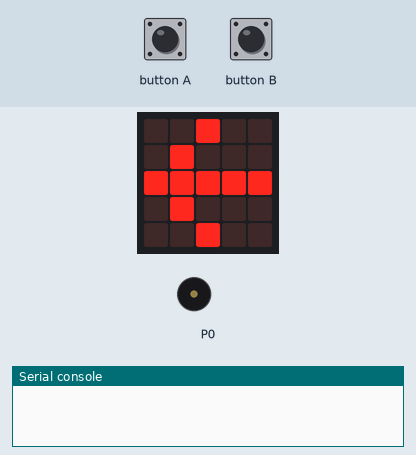
Bench run of a program on a simulated BBC micro:bit (MakeCode). On the bench: the board's 5×5 LED display, buzzer (waves = sounding), the last lines printed to the serial console. The inputs (shaded band) are chosen by the test bench. Random numbers come from a fixed seed.

Above: at 1.8 s.
1.9 s: button A pressed for 0.15 s
At 2.9 s:
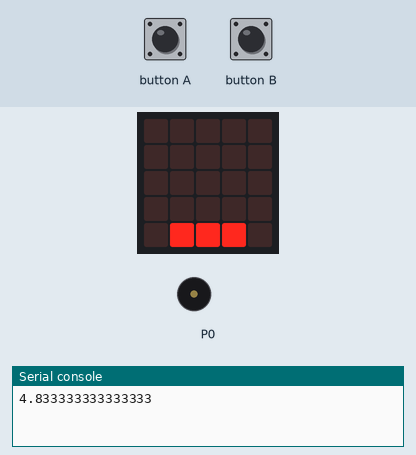
5.0 s: button B pressed for 0.15 s
8.1 s: button B pressed 5 times (0.12 s each, 0.3 s apart)
At 11.0 s:
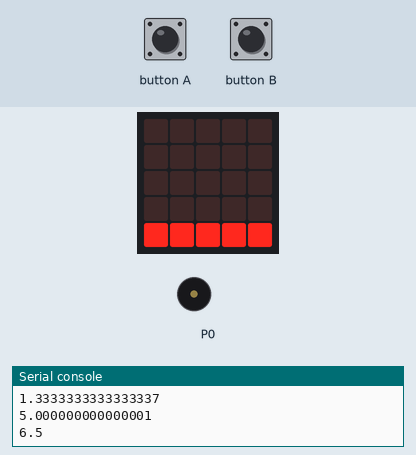
12.6 s: button B pressed 2 times (0.12 s each, 0.3 s apart)
At 15.1 s:
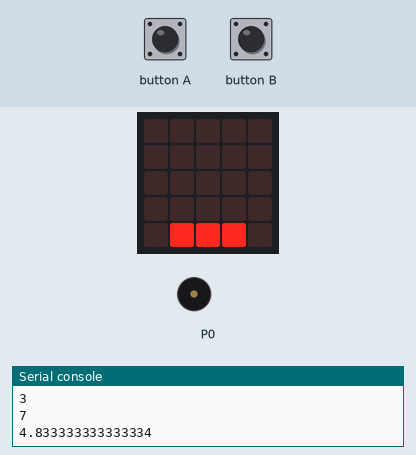
19.2 s: button A pressed for 0.15 s
At 21.4 s:
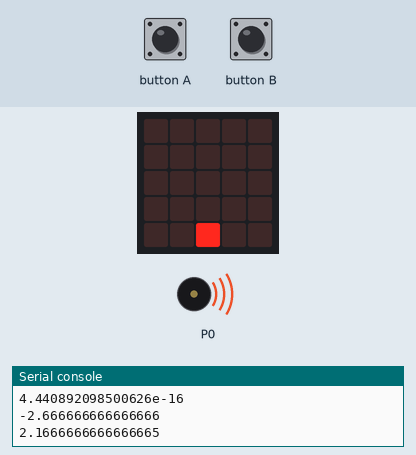
Timing chart, 0 to 23.3 s (numbered marks = the images above; inputs shaded):
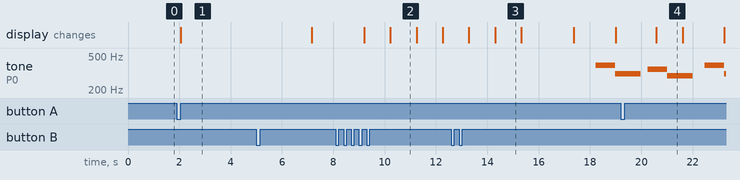

Measured:
- after the input at 1.9 s, the display: changes after 0.16 s (image 1)
- after the input at 19.2 s, the display: changes after 1.4 s (image 4)
- what the display in image 2 shows lasts 1.0 s, from 10.2 s to 11.2 s

The program:

main.ts
```typescript
input.onButtonPressed(Button.A, function () {
    gameIsOn = 1
    foodInTheTummy = startFoodInTheTummy
})
input.onButtonPressed(Button.B, function () {
    foodInTheTummy += randint(0, mouthSize)
})
let foodInTheTummy = 0
let gameIsOn = 0
let mouthSize = 0
let startFoodInTheTummy = 0
startFoodInTheTummy = 5
let maxFoodInTheTummy = 50
let minFoodInTheTummy = 0
let hungerFactor = 6
mouthSize = 3
let second = 1000
let hunger = 1
basic.showArrow(ArrowNames.West)
basic.forever(function () {
    if (gameIsOn) {
        foodInTheTummy += -1 * hunger / hungerFactor
        led.plotBarGraph(
        foodInTheTummy,
        maxFoodInTheTummy
        )
        if (foodInTheTummy >= maxFoodInTheTummy || foodInTheTummy < minFoodInTheTummy) {
            basic.showIcon(IconNames.Skull)
            music.startMelody(music.builtInMelody(Melodies.Dadadadum), MelodyOptions.Once)
            gameIsOn = 0
            foodInTheTummy = startFoodInTheTummy
            basic.pause(second)
            basic.showArrow(ArrowNames.West)
        }
        hunger += 1
        basic.pause(second)
    }
})
```

test.ts
```typescript
// ide kerülnek a tesztek; a rendszer ezt nem kompilálja, ha a csomagot bővítményként használják.
```
